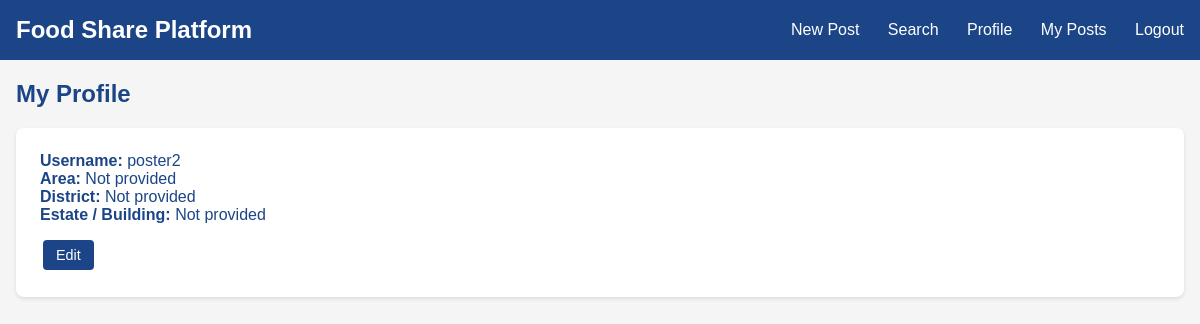
/profile (signed in), run on the app's committed database.
### tables this page shows
CREATE TABLE users (
            id INTEGER PRIMARY KEY AUTOINCREMENT,
            username TEXT UNIQUE NOT NULL,
            password_hash TEXT NOT NULL,
            area TEXT,
            district TEXT,
            estate_building TEXT,
            is_admin BOOLEAN DEFAULT 0
        );

### app.py (the view)
@app.route('/profile')
def profile():
    if 'user_id' not in session:
        return redirect(url_for('login', next=request.full_path))
    user_id = session['user_id']
    conn = db.get_db()
    user = conn.execute('SELECT * FROM users WHERE id = ?', (user_id,)).fetchone()
    conn.close()
    if not user:
        return redirect(url_for('login'))
    return render_template('profile.html', user=user)

### database.py (called while the page is built)
def get_db():
    conn = sqlite3.connect(DB_PATH)
    conn.row_factory = sqlite3.Row
    return conn

### templates/profile.html
{% extends "base.html" %}
{% block content %}
<div class="container">
    <h2>My Profile</h2>
    <div class="profile" style="background: white; padding: 1.5rem; border-radius: 8px; box-shadow: 0 2px 4px rgba(0,0,0,0.1);">
        <p><strong>Username:</strong> {{ user['username'] }}</p>
        <p><strong>Area:</strong> {{ user['area'] if user['area'] else 'Not provided' }}</p>
        <p><strong>District:</strong> {{ user['district'] if user['district'] else 'Not provided' }}</p>
        <p><strong>Estate / Building:</strong> {{ user['estate_building'] if user['estate_building'] else 'Not provided' }}</p>
        <a href="{{ url_for('edit_profile') }}" class="btn" style="margin-top: 1rem;">Edit</a>
    </div>
</div>
{% endblock %}

### templates/base.html (style rules this page uses)
* { margin: 0; padding: 0; box-sizing: border-box; }
body { font-family: Arial, sans-serif; background-color: #f5f5f5; color: #1c4587; }
a { color: #1c4587; text-decoration: none; }
.container { max-width: 1200px; margin: 0 auto; padding: 0 1rem; }
.btn { display: inline-block; background-color: #1c4587; color: white !important; padding: 0.3rem 0.8rem; border-radius: 4px; text-align: center; text-decoration: none; cursor: pointer; border: none; margin: 0.2rem; line-height: 1.4; white-space: nowrap; width: auto; font-family: Arial, sans-serif; font-size: 0.9rem; }
h2, h3 { margin-top: 20px; margin-bottom: 20px; }

### data on the page
users: username "poster2", area "Not provided", district "Not provided", estate_building "Not provided"
